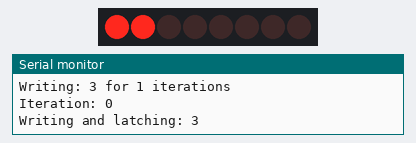
Recording of a sketch running on a simulated Arduino Uno, built with avr-gcc and run on an emulated ATmega328P. Parts: 8 shift-register outputs drawn as a row of LEDs (first output left, lit = HIGH), the last lines printed to the serial monitor. Wiring (inferred from the names in the program): shift register (74HC595): data pin 4; shift clock pin 6; latch pin 5. Wiring (inferred from the signals the program sends): row of LEDs: on Q0, Q1, Q2, Q3, Q4, Q5, Q6, Q7.

Above: at 0.5 s.
At 2.5 s:
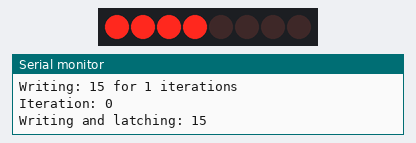
At 3.5 s:
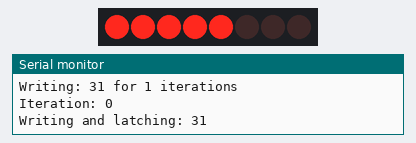
At 4.5 s:
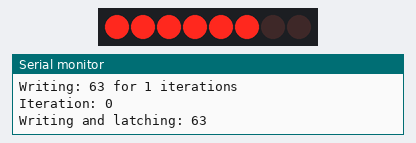
At 6.5 s:
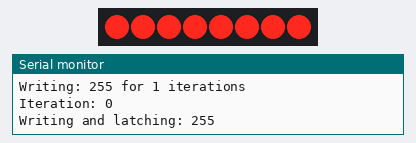
At 8.5 s:
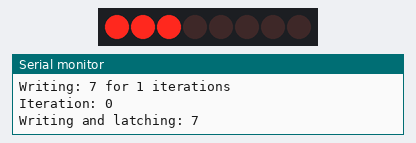
Timing chart, 0 to 9.1 s (numbered marks = the images above):
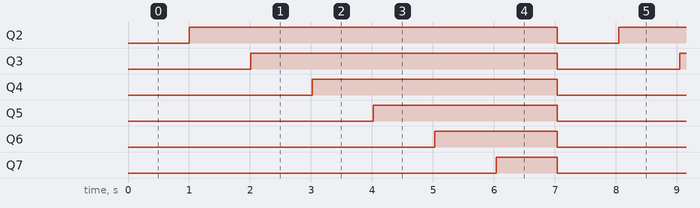

Measured:
- by itself, Q2: alternates HIGH for 6.0 s and LOW for 1.0 s
- by itself, Q3: alternates HIGH for 5.0 s and LOW for 2.0 s
- by itself, Q4: alternates HIGH for 4.0 s and LOW for 3.0 s
- by itself, Q5: alternates HIGH for 3.0 s and LOW for 4.0 s
- by itself, Q6: alternates HIGH for 2.0 s and LOW for 5.0 s
- by itself, Q7: alternates HIGH for 1.0 s and LOW for 6.0 s

The sketch:

ShiftRegister.ino
```cpp
// TESTING SHIFT REGISTER
// 74HC595
// NOTE: Wire both VCC and SRCLR
const int PIN_CLK = 6; //SRCLK
const int PIN_DATA = 4; // SER
const int PIN_LATCH = 5; //RCLK

void setup()
{
  Serial.begin(9600);

  pinMode(PIN_CLK, OUTPUT);
  pinMode(PIN_DATA, OUTPUT);
  pinMode(PIN_LATCH, OUTPUT);
}

void loop()
{

  /*writeSeries(127,1);
  delay(1000);

  writeSeries(127-32-64,1);
  delay(1000);

  writeSeries(0, 1);
  delay(1000);
*/
  for(int i = 1; i < 128; i = i)
  {
    i = i * 2;
    writeSeries(i + (i - 1), 1); //Light this bit and the previous
    delay(1000);
  }

  /*writeSeries(0, 1);
  writeSeries(3, 1);
  delay(3000);

  writeSeries(0, 1);
  writeSeries(5, 1);
  delay(3000);

  writeSeries(0, 1);
  writeSeries(16, 1);
  delay(3000);

  writeSeries(0, 1);
  writeSeries(1+2+4+8+16+32, 1);
  delay(3000);

  writeSeries(0, 1);
  writeSeries(1, 1);
  delay(3000);

  writeSeries(0, 1);
  writeSeries(1+8+16+32, 1);
  delay(3000);

  writeSeries(0, 1);
  writeSeries(127,1);
  delay(1000);*/
}


void writeSeries(byte data, int iterations)
{
  Serial.print("Writing: ");
  Serial.print(data);
  Serial.print(" for ");
  Serial.print(iterations);
  Serial.print(" iterations");
  Serial.println();

  for(int i = 0; i < iterations; i++)
  {
    Serial.print("Iteration: ");
    Serial.print(i);
    Serial.println();
    writeToRegister(data);
  }
}

void writeToRegister(byte data)
{
  Serial.print("Writing and latching: ");
  Serial.print(data);
  Serial.println();

  digitalWrite(PIN_LATCH, LOW);
  shiftOut(PIN_DATA, PIN_CLK, MSBFIRST, data);
  digitalWrite(PIN_LATCH, HIGH);
}


/*
 * Serial.println("Before for loop");
  for (int i = 0; i <8; i++)
  {
    // Write bit to dataPin
    if (bit) digitalWrite(dataPin, HIGH);
    else digitalWrite(dataPin, LOW);
    // Take clock pin HIGH
    digitalWrite(clockPin, HIGH);
    // Wait until 74HC595 writes the bit
    delay(20);
    // Take clock pin LOW
    digitalWrite(clockPin, LOW);
    bit != bit;
    // Debug outputs to serial
    Serial.println("For loop");
    Serial.println(i);
  }
  Serial.println("After for loop");
 */
```
